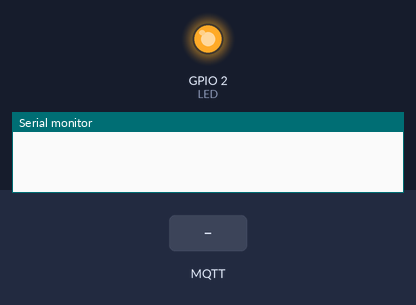
Bench run of a sketch on a simulated ESP32. Parts: output pins drawn as LEDs (lit = HIGH), the last lines printed to the serial monitor. Dashed ring = blinking. Inputs (shaded band) come from the test bench. WiFi joins after 1.5 s; servers stay silent unless stated; no MQTT or app messages arrive unless stated.

Above: at 1.11 s.
At 7.5 s:
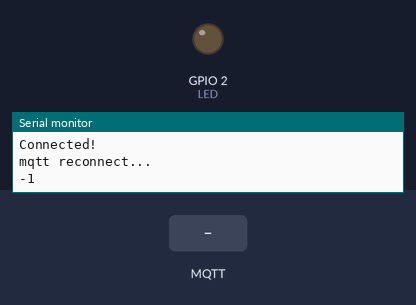
7.6 s: MQTT message "1" arrives on the first subscribed topic
At 11.7 s:
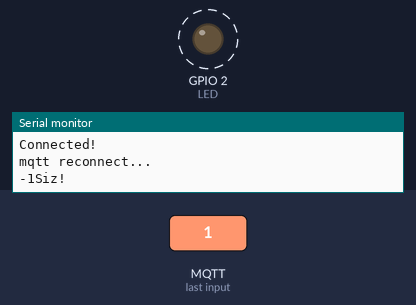
Timing chart, 0 to 13.4 s (numbered marks = the images above; inputs shaded):
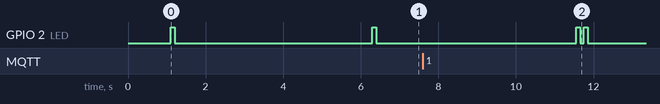

The sketch:

blink.ino
```cpp
#include <Arduino.h>
#include <SPI.h>
#include <WiFi.h>
#include <PubSubClient.h>

#define LED 2

char ssid[] = "Crazzy";
char pass[] = "crazzynko";
int status = WL_IDLE_STATUS;

IPAddress broker(192, 167, 1, 20);
const int port = 1883;
const char* topic = "akafuka/blink";
const char* user = "";
const char* mpass = "";

WiFiClient espClient;
PubSubClient client(espClient);

void blink() {
    digitalWrite(LED, HIGH);
    delay(100);
    digitalWrite(LED, LOW);
    delay(100);
}

void callback(char* topic, byte* payload, unsigned int length) {
    Serial.println("Siz!");
    blink();
    blink();
}

void setup() {
    pinMode(LED, OUTPUT);
    Serial.begin(115200);
    delay(1000);
    WiFi.mode(WIFI_STA);
    WiFi.disconnect();
    delay(100);

    WiFi.begin(ssid, pass);

    while(WiFi.status() != WL_CONNECTED) {
        blink();
        delay(5000);
    }

    Serial.println("Connected!");

    client.setServer(broker, port);
    client.setCallback(callback);
}

void loop() {
    while (true) {
        if (!client.connected()) {
            blink();
            while (!client.connected()) {
                Serial.println("mqtt reconnect...");
                Serial.print(client.state());
                if (client.connect("arduinoClient")) {
                    client.subscribe(topic);
                }
                delay(5000);
            }
        }
        client.loop();
    }
}
```

Measured:
- after the input at 7.6 s, GPIO 2 (LED): alternates HIGH for 0.10 s and LOW for 0.10 s, 4 changes in all, then stays LOW, starting after 4.0 s
